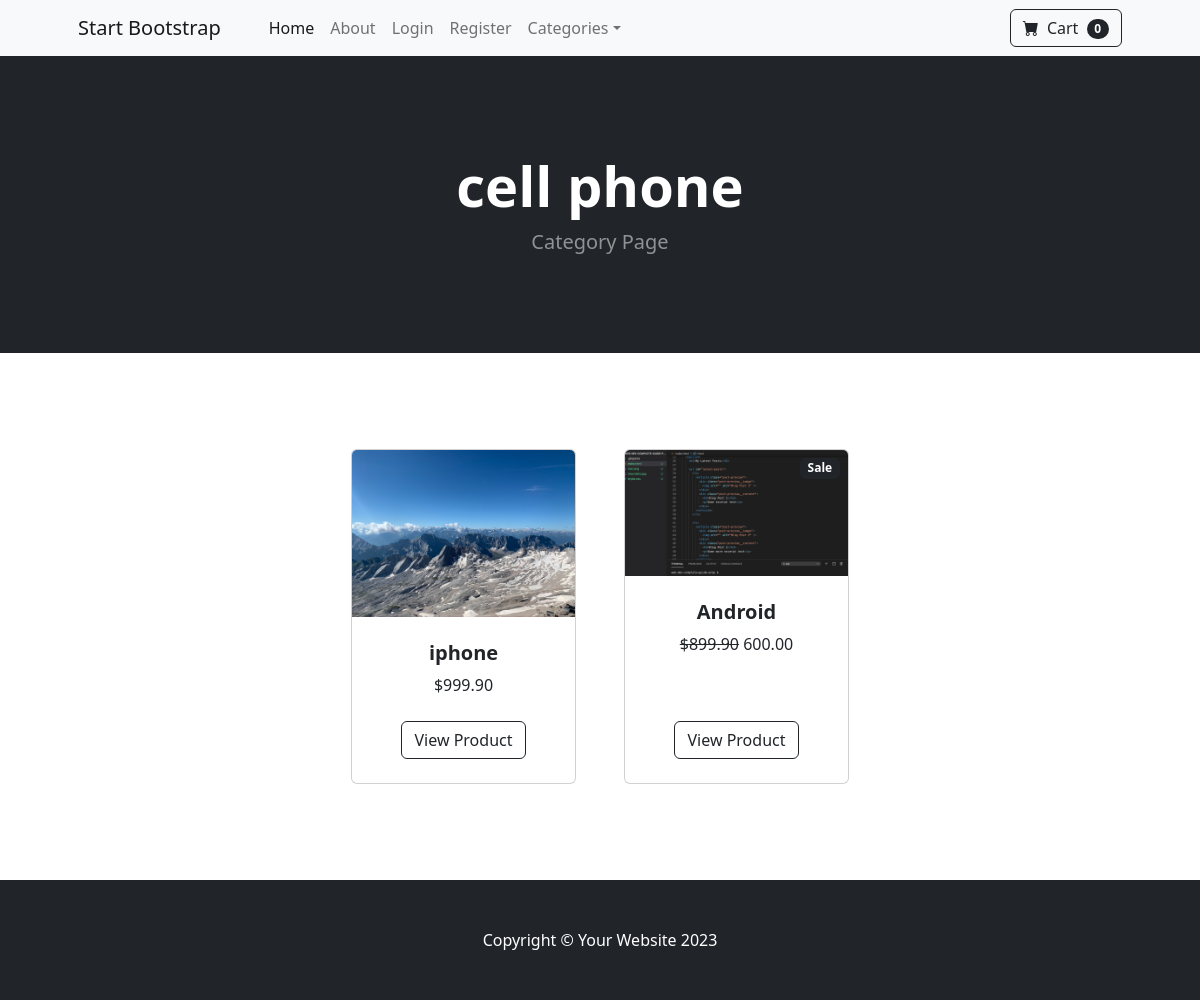
Page /category/cell phone on the committed database.
### store/models.py (models this page shows, shortened)
class Category(models.Model):
    name = models.CharField(max_length=50)
    def __str__(self):
        return self.name

class Product(models.Model):
    name = models.CharField(max_length=50)
    price = models.DecimalField(max_digits=6, decimal_places=2, default=0)
    description = models.TextField(blank=True, null=True, max_length=250)
    category = models.ForeignKey(Category, on_delete=models.CASCADE, default=1)
    image = models.ImageField(upload_to='uploads/product/')
    on_sale = models.BooleanField(default=False)
    sale_price = models.DecimalField(max_digits=6, decimal_places=2, default=0)

### store/views.py (the view)
# urls.py: path('category/<str:foo>', views.category, name='category'),
def category(request, foo):
    foo = foo.replace("-", " ")
    categories = Category.objects.all()
    try:
        category = Category.objects.get(name=foo)
        products = Product.objects.filter(category=category)
        return render(request, 'category.html',
                      {'category': category, 'products': products, 'categories': categories})
    except:
        messages.success(request, 'THIS CATEGORY IS NOT AVAILABLE')
        return redirect('home')

### cart/cart.py (called while the page is built)
    def __len__(self):
        return len(self.cart)

### cart/context_processors.py (called while the page is built)
def cart(request):
    return {'cart': Cart(request)}

### store/templates/category.html
{% extends 'base.html' %}
{% load static %}
       {% block content %}
        <header class="bg-dark py-5">
            <div class="container px-4 px-lg-5 my-5">
                <div class="text-center text-white">
                    <h1 class="display-4 fw-bolder">{{ category }}</h1>
                    <p class="lead fw-normal text-white-50 mb-0">Category Page</p>
                </div>
            </div>
        </header>
        <section class="py-5">
            <div class="container px-4 px-lg-5 mt-5">
                <div class="row gx-4 gx-lg-5 row-cols-2 row-cols-md-3 row-cols-xl-4 justify-content-center">
                    {% for product in products %}
                        {% if product.on_sale %}
                    <div class="col mb-5">
                        <div class="card h-100">
                            <div class="badge bg-dark text-white position-absolute" style="top: 0.5rem; right: 0.5rem">Sale</div>
                            <img class="card-img-top" src="{{ product.image.url }}" alt="..." />
                            <div class="card-body p-4">
                                <div class="text-center">
                                    <h5 class="fw-bolder">{{ product.name }}</h5>
                                   <strike>${{ product.price }}</strike>
                                      {{ product.sale_price }}
                                </div>
                            </div>
                            <div class="card-footer p-4 pt-0 border-top-0 bg-transparent">
                                <div class="text-center"><a class="btn btn-outline-dark mt-auto" href="{% url 'product' product.id %}">View Product</a></div>
                            </div>
                        </div>
                    </div>
                        {% else %}
                                                <div class="col mb-5">
                        <div class="card h-100">
                            <img class="card-img-top" src="{{ product.image.url }}" alt="..." />
                            <div class="card-body p-4">
                                <div class="text-center">
                                    <h5 class="fw-bolder">{{ product.name }}</h5>
                                    ${{ product.price }}
                                </div>
                            </div>
                            <div class="card-footer p-4 pt-0 border-top-0 bg-transparent">
                                <div class="text-center"><a class="btn btn-outline-dark mt-auto" href="{% url 'product' product.id %}">View Product</a></div>
                            </div>
                        </div>
                    </div>
                   {% endif %}
                {% endfor %}
            </div>
        </section>
{% endblock %}

### rows in the picture
Category: name "cell phone"
Product: image (picture), name "iphone", price "999.90"
Product: image (picture), name "Android", price "899.90", sale_price "600.00"

### other values in the picture
{{ cart|length }} "0"
